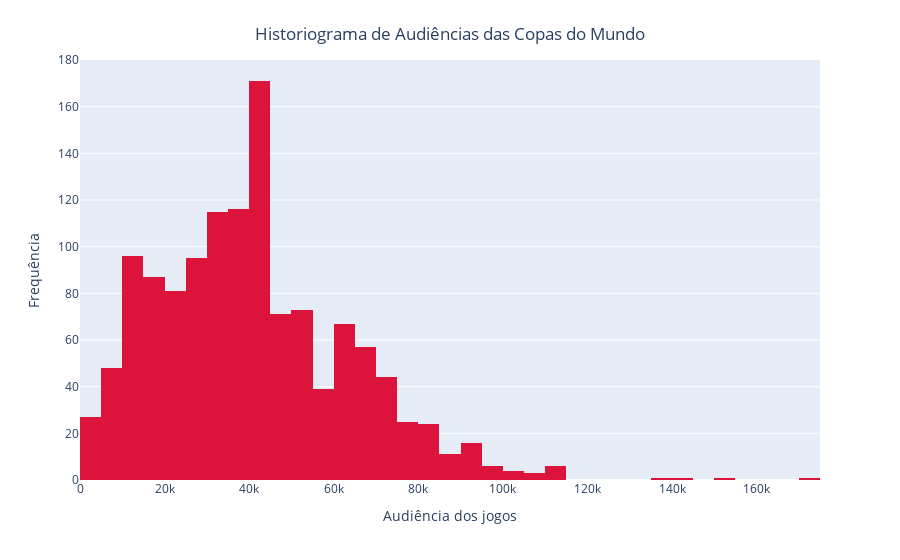

The cell this chart's notebook holds for it:
### Code cell
#### solução com plotly
fig = px.histogram(wc_audiencia, x="comparecimento", nbins=35,)

fig.update_layout(title={
    'text' : hist_dados["title"],
    'y': 0.95,
    'x': 0.5
}, xaxis_title=hist_dados["xlabel"], yaxis_title=hist_dados["ylabel"])

fig.update_traces(marker_color='crimson')

fig.show()

### Figure 1 — Plotly figure (JSON) as saved in the notebook; plotly's stock layout.template omitted (floating-point values rounded to 4 significant figures; data arrays with more than 128 entries replaced by an {"elided": "..."} marker saying what was removed)
{"data": [{"bingroup": "x", "hovertemplate": "comparecimento=%{x}<br>count=%{y}<extra></extra>", "legendgroup": "", "marker": {"color": "crimson", "pattern": {"shape": ""}}, "name": "", "nbinsx": 35, "orientation": "v", "showlegend": false, "type": "histogram", "x": {"elided": "1286 int values"}, "xaxis": "x", "yaxis": "y"}], "layout": {"barmode": "relative", "legend": {"tracegroupgap": 0}, "margin": {"t": 60}, "title": {"text": "Historiograma de Audiências das Copas do Mundo", "x": 0.5, "y": 0.95}, "xaxis": {"anchor": "y", "domain": [0, 1], "title": {"text": "Audiência dos jogos"}}, "yaxis": {"anchor": "x", "domain": [0, 1], "title": {"text": "Frequência"}}}}
